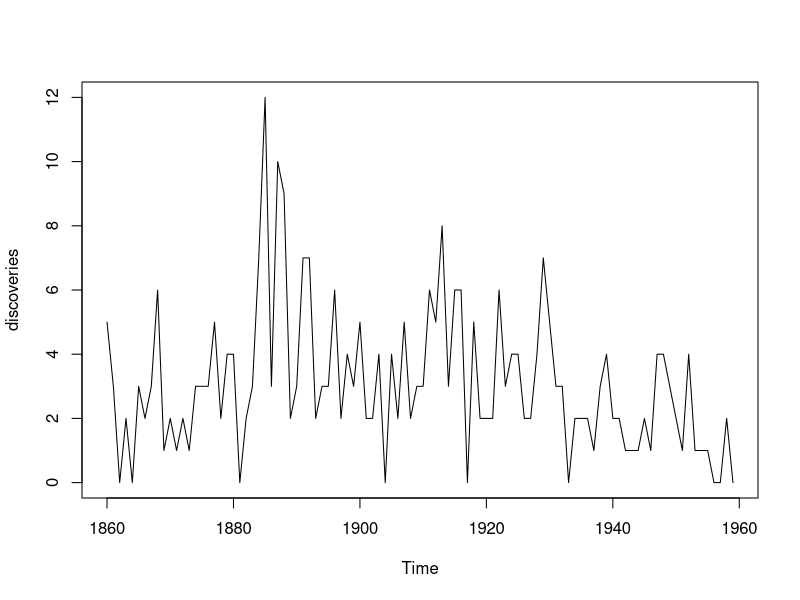
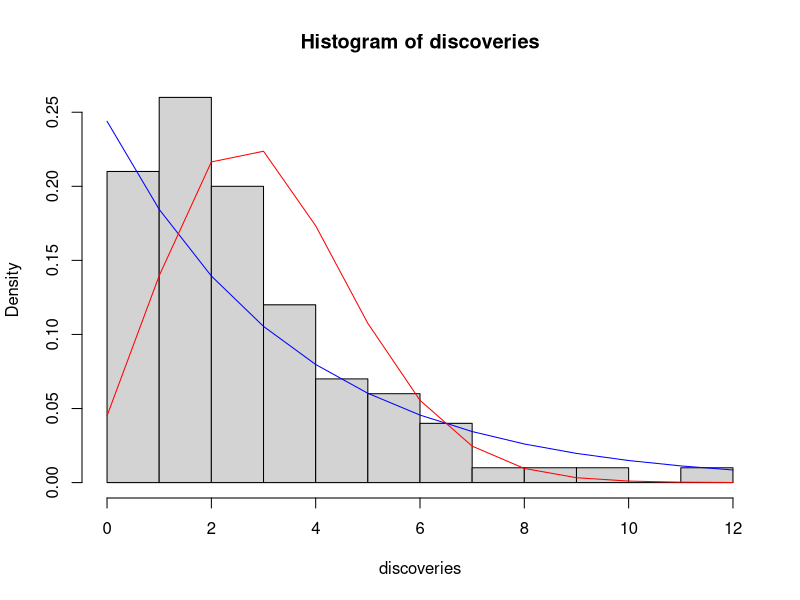
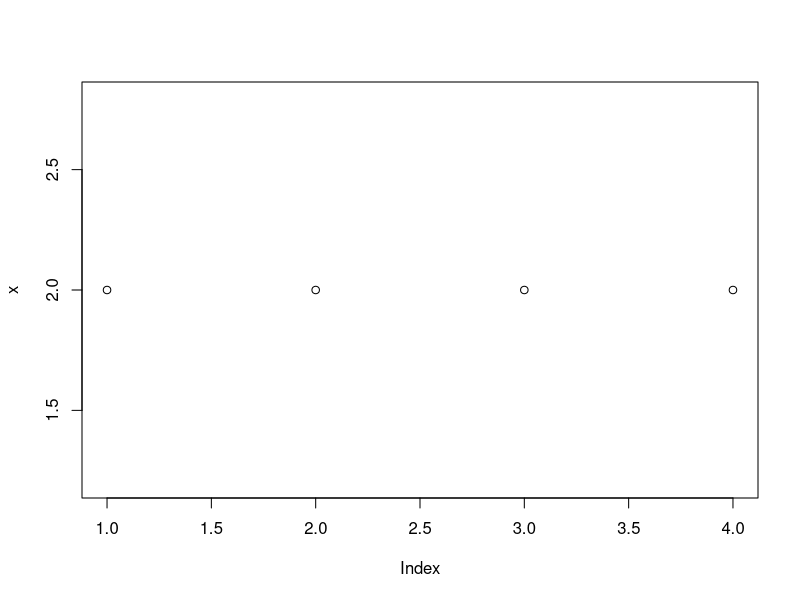
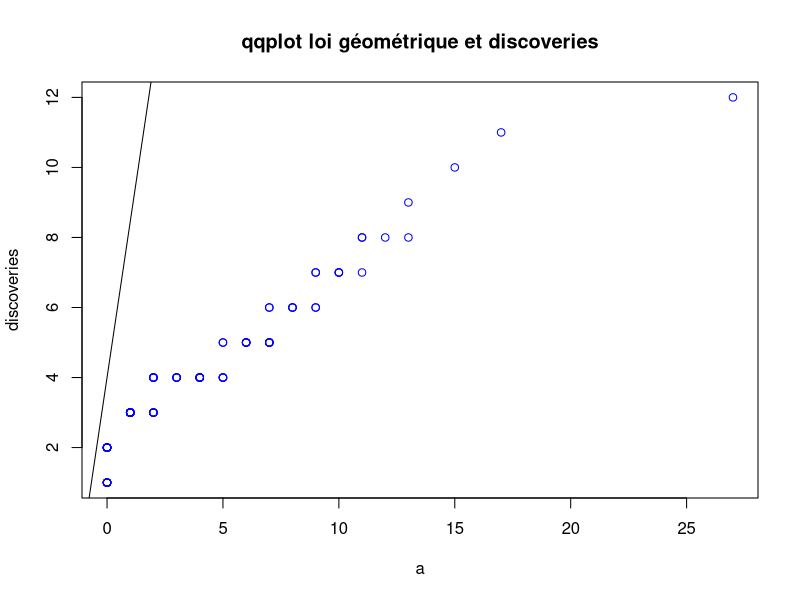
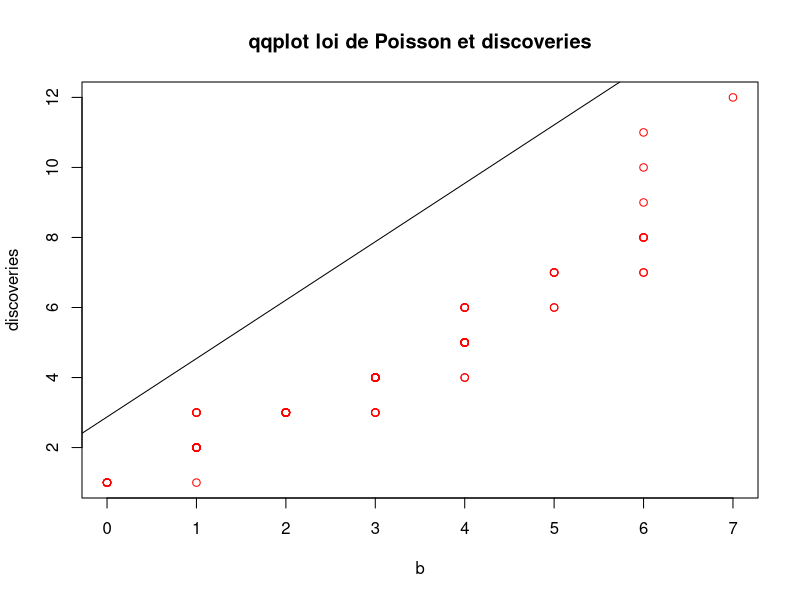
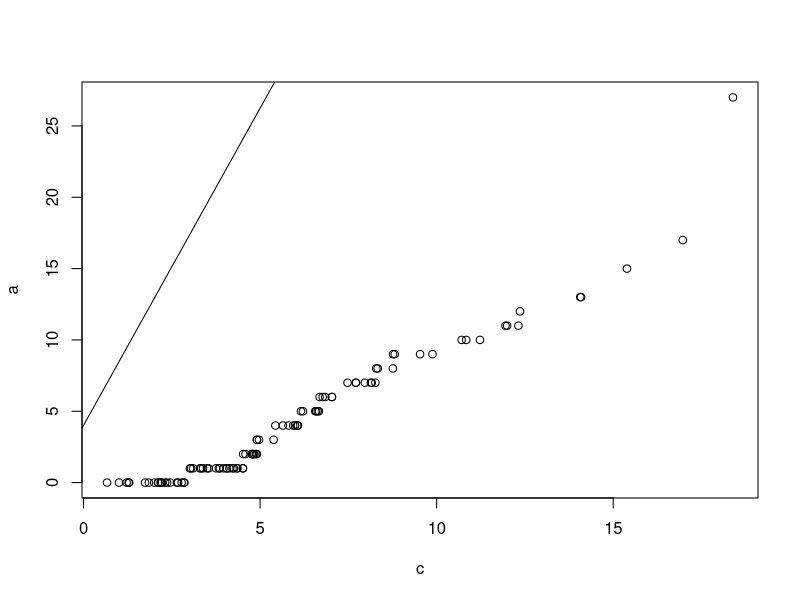
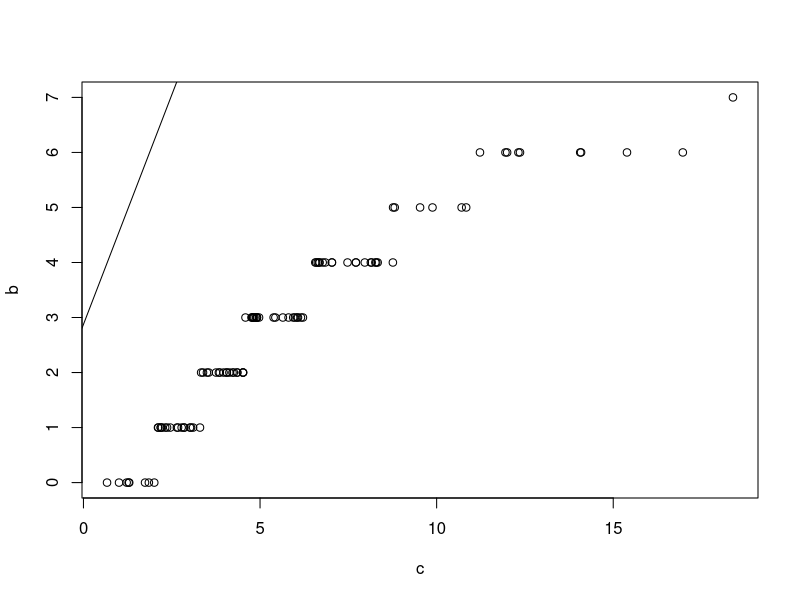

The R script that drew these images, in order:
## ---- chunk 1
data("discoveries")
plot(discoveries)
## ---- chunk 2
#calcul de la moyenne et de la variance empirique du jeu de donnees
m = mean (discoveries)
v = var (discoveries)
print("moyenne empirique=")
print(m)
print("variance empirique=")
print(v)

#calcul à partir de l'estimateur de la loi géomtrique
n = length(discoveries)
S = 0 
for (i in (1:n)) {
  S <- S + discoveries[i]
}

theta = 1/((1/n)*S +1)
moy_geom = (1/n)*S + 1 ##1/theta
var_geom = (1-theta)/(theta**2)
print ('moyenne geometrique=')
print(moy_geom)
print('variance geometrique=')
print(var_geom)

#calcul à partir de l'estimateur de la loi de Poisson
lambda = (1/n)*S
moy_poisson = lambda
var_poisson = lambda
print('moyenne et variance de Poisson = ')  
print(lambda)

## ---- chunk 3
#d<- density(discoveries)
#View(discoveries)
x = 0:12
hist(discoveries, probability = TRUE, breaks = 12)
lines(x, dgeom(x, prob = theta, log=FALSE), main = 'densite geometrique', col='blue')
lines(x, dpois(x, lambda, log = FALSE), main = 'densite de Poisson', col='red')

#lines(d, col='black')

#plot(x,y1,type="l",col="red")
#lines(x,y2,col="green")
## ---- chunk 4
library(ggplot2)
#x<-discoveries
#plot(x, qgeom(discoveries, theta), main='quantile inverse geom', col='blue')
#plot(x, qpois(discoveries, lambda), main='poisson', col='blue')
##attention aux invalid prob

#theta
#discoveries
#x<- sort(discoveries, decreasing = FALSE)
quantile_geom <- qgeom(discoveries, theta, lower.tail = TRUE, log.p = FALSE)

#plot(discoveries[i], quantile_geom[i/(n+1)], main = 'qq plot')


#1er quantile : i = 1
n <- length(discoveries)
summary(discoveries)

frst_quant <- summary(discoveries)[2]
thrd_quant <- summary(discoveries)[5]

x <- array(frst_quant, thrd_quant)
#y <- probleme 
plot(x, )

## ---- chunk 5
##Utilisation de la fonction qqplot
#preparation des données
discoveries <- as.factor(discoveries)
head(discoveries)
a<-rgeom(n, theta)
b<-rpois(n, lambda)
qqplot(a, discoveries, main= 'qqplot loi géométrique et discoveries', col='blue')
qqline(a)
qqplot(b, discoveries, main= 'qqplot loi de Poisson et discoveries', col='red')
qqline(b)
## ---- chunk 6
c<-rchisq(n, 6, ncp=0.05)

qqplot(c, a)
qqline(a)
qqplot(c,b)
qqline(b)
#qqline(a, col='red')
#qqline(b, col='blue')
#qqline(c, col='grey')
